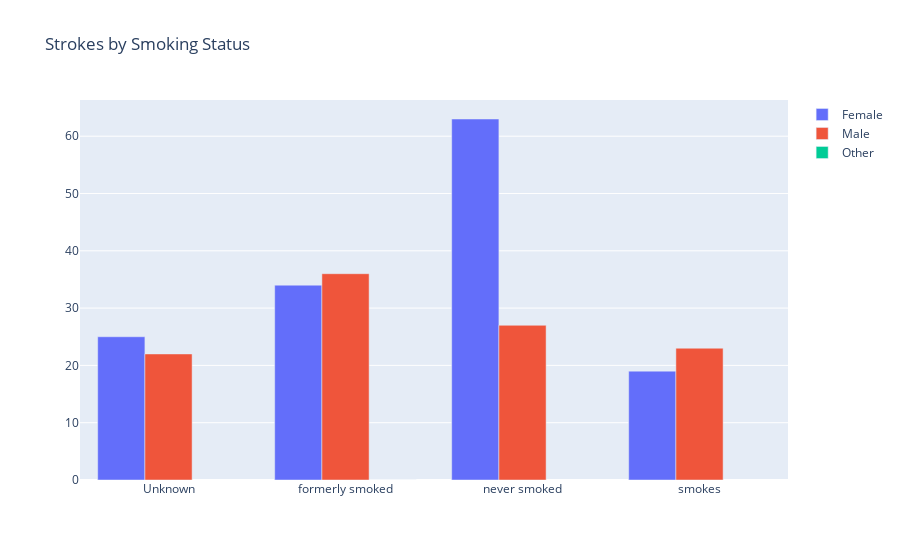

The code cell stored with this chart in its notebook:
### Code cell
trace1 = go.Bar(x=stroke_by_smoking.index, y=stroke_by_smoking['Female'], name='Female')
trace2 = go.Bar(x=stroke_by_smoking.index, y=stroke_by_smoking['Male'], name='Male')
trace3 = go.Bar(x=stroke_by_smoking.index, y=stroke_by_smoking['Other'], name='Other')
data = [trace1,trace2,trace3]
layout = go.Layout(title='Strokes by Smoking Status')
# layout = go.Layout(title='Strokes by Smoking Status', barmode='stack') for stack the bars by category
fig = go.Figure(data=data, layout=layout)
# pyo.plot(fig)
fig.show()

### Figure 1 — Plotly figure (JSON) as saved in the notebook; plotly's stock layout.template omitted (floating-point values rounded to 4 significant figures)
{"data": [{"name": "Female", "type": "bar", "x": ["Unknown", "formerly smoked", "never smoked", "smokes"], "y": [25, 34, 63, 19]}, {"name": "Male", "type": "bar", "x": ["Unknown", "formerly smoked", "never smoked", "smokes"], "y": [22, 36, 27, 23]}, {"name": "Other", "type": "bar", "x": ["Unknown", "formerly smoked", "never smoked", "smokes"], "y": [null, 0, null, null]}], "layout": {"title": {"text": "Strokes by Smoking Status"}}}
